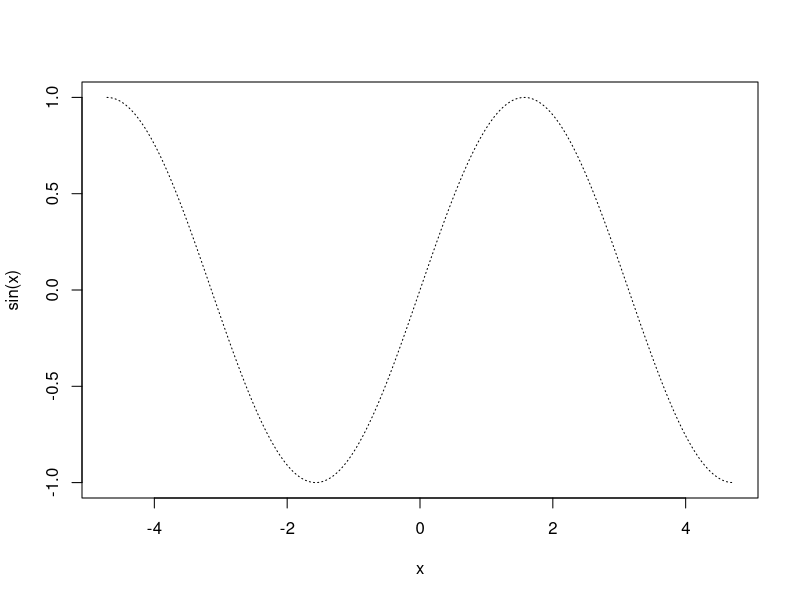
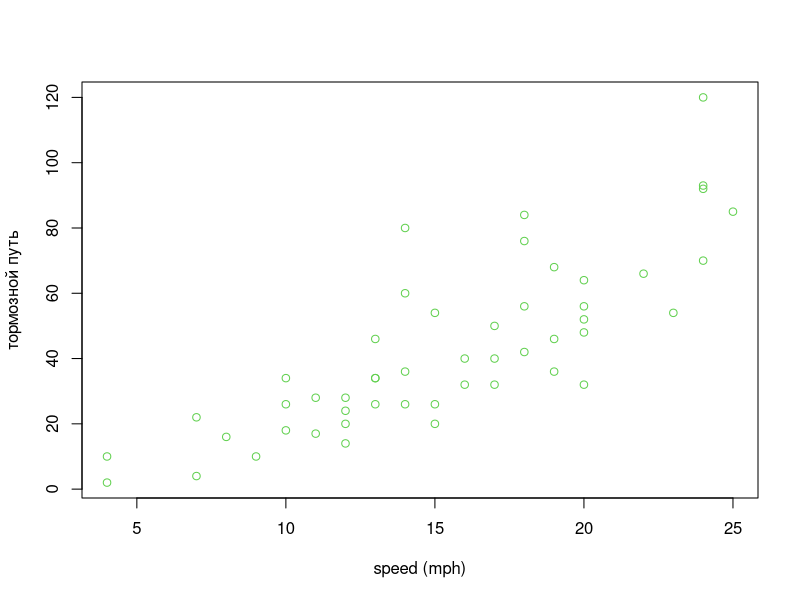
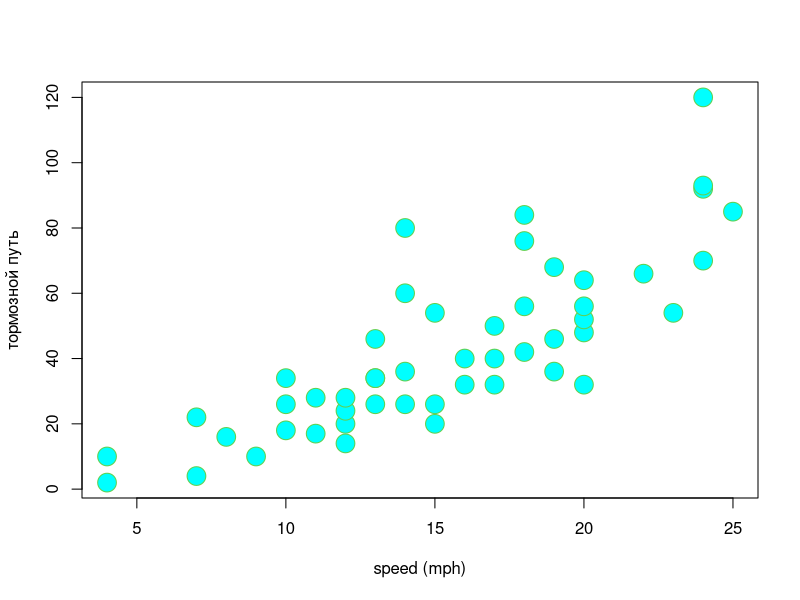
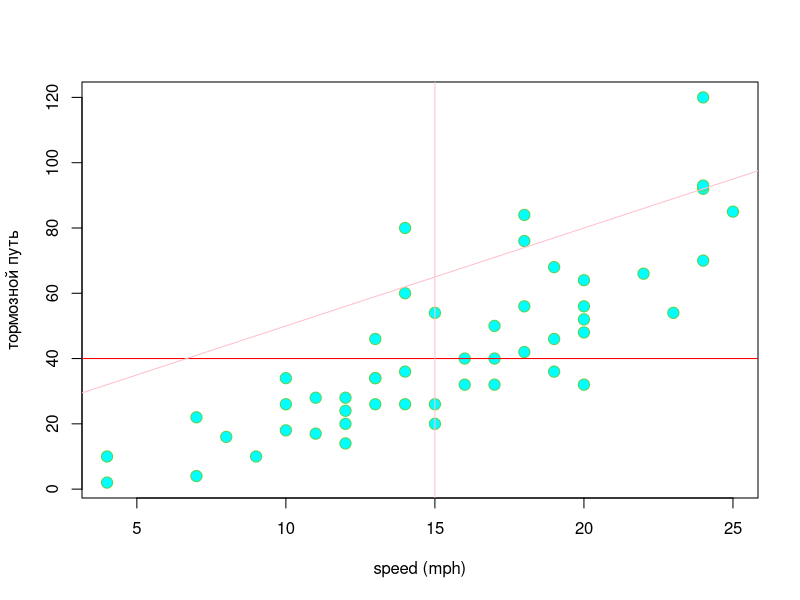
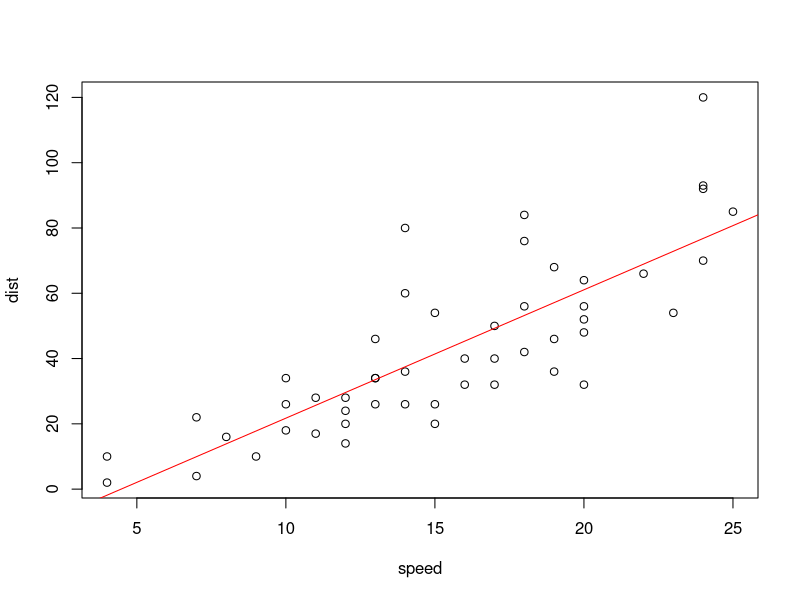
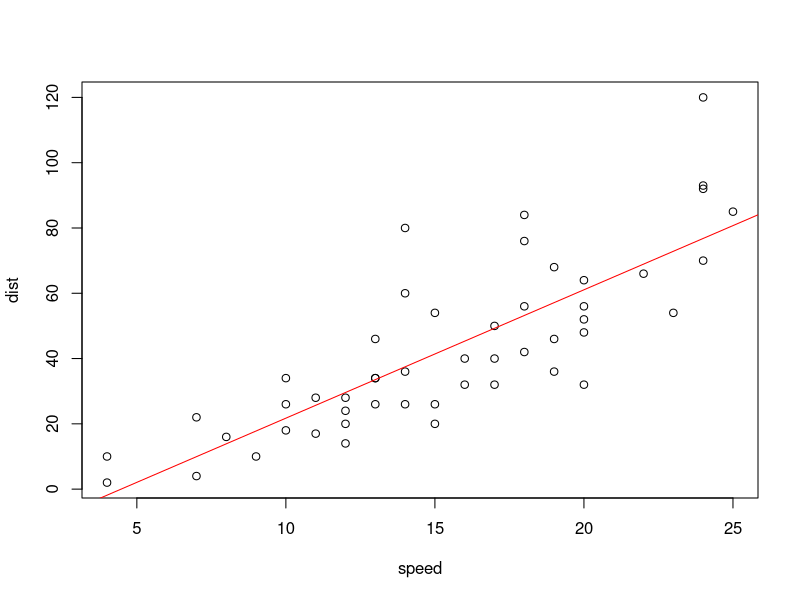
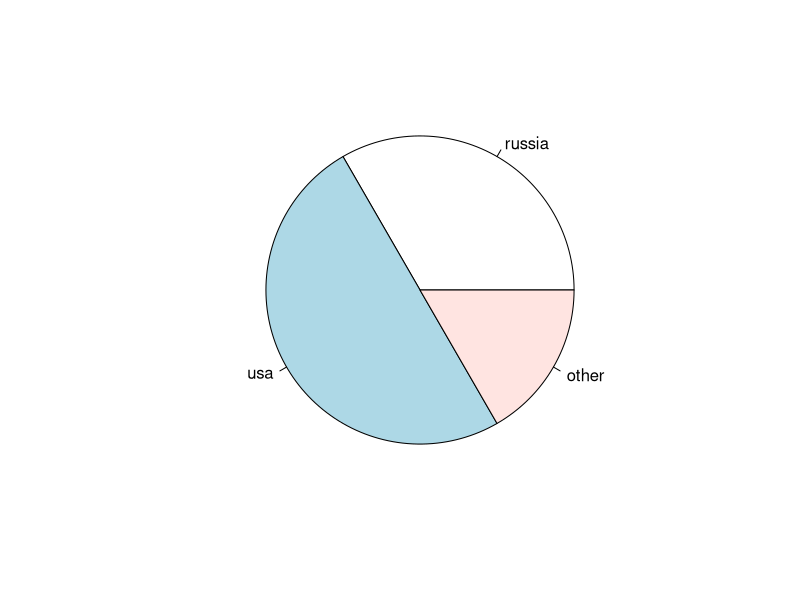

Recreate these plots in R, in order.
## ---- chunk 1
curve(sin(x) , from = -pi*1.5 , to=pi*1.5,n=200,type = "l",lty=3,bg="cyan")
## ---- chunk 2
head(cars)
## ---- chunk 3
plot(x=cars$speed,y=cars$dist,xlab = "speed (mph)",ylab = "тормозной путь",col=3 )
## ---- chunk 4
plot(dist~speed, data=cars,xlab = "speed (mph)",ylab = "тормозной путь",col=3,pch=21,bg="cyan",cex=2.5 )
## ---- chunk 5
plot(dist~speed, data=cars,xlab = "speed (mph)",ylab = "тормозной путь",col=3,pch=21,bg="cyan",cex=1.5 )
abline(h=40,col="red" ) # гориз
abline(v=15,col="pink" ) # верт
abline(a=20,b=3,col="pink" ) # накл
## ---- chunk 6
model1 <- lm(dist~speed,data=cars)
model1
## ---- chunk 7
str(model1)
## ---- chunk 8
line_coef <- coef(model1)
## ---- chunk 9
plot(dist~speed,data=cars)
abline(a=line_coef[1],b=line_coef[2],col="red")
## ---- chunk 10
plot(dist~speed,data=cars)
abline(coef= coef(model1),col="red")
## ---- chunk 11
pie(c(russia=200, usa=300, other=100))
## ---- chunk 12

df1=data.frame(
  name=c("Вася","Коля","Петя"),
  height=c(169,180,210)
)
df1

## ---- chunk 13
install.packages("tidyverse")

## ---- chunk 14
library(tidyverse)
tidyverse_packages()
## ---- chunk 15
library(readxl)
## ---- chunk 16
prod=read_xlsx("prod.xlsx",sheet = "sep")
## ---- chunk 17
str(prod)
## ---- chunk 18

prod$total = prod$price*prod$amount
prod

## ---- chunk 19
prod[2,4]
## ---- chunk 20
prod[2,]
## ---- chunk 21
prod[,2]
